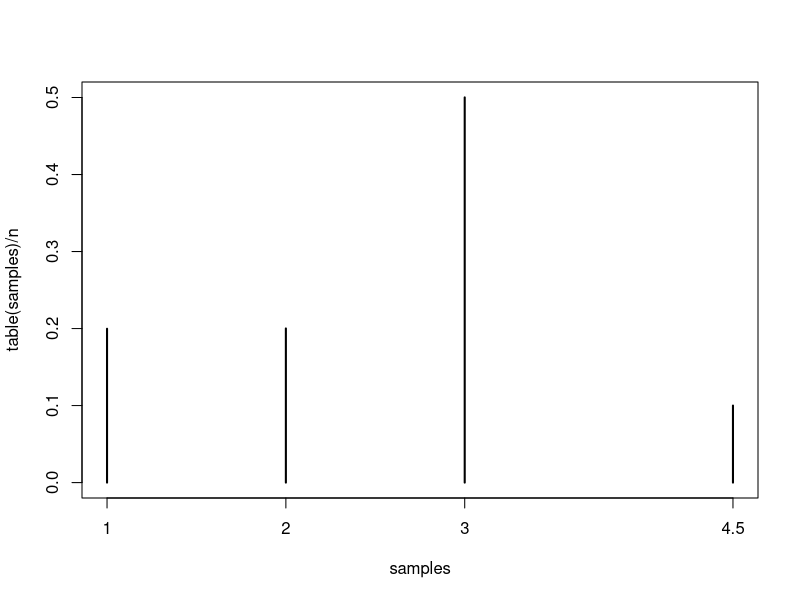
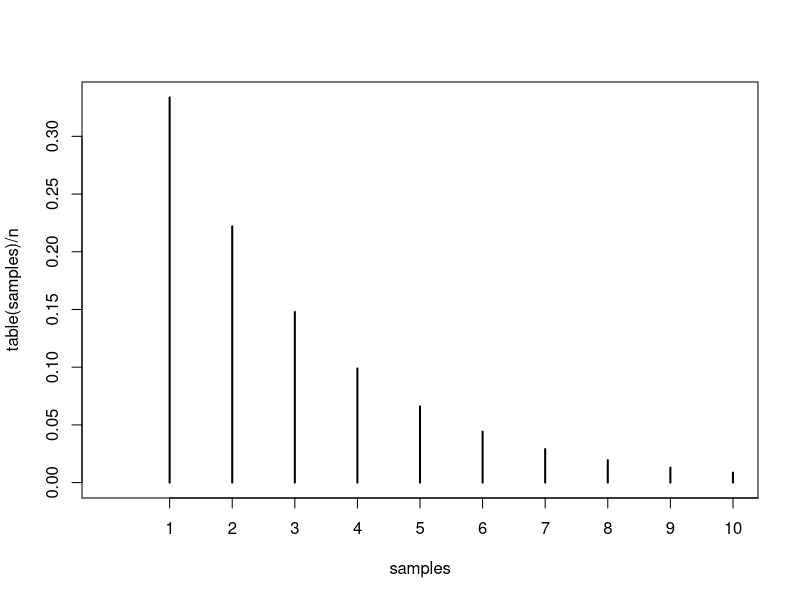
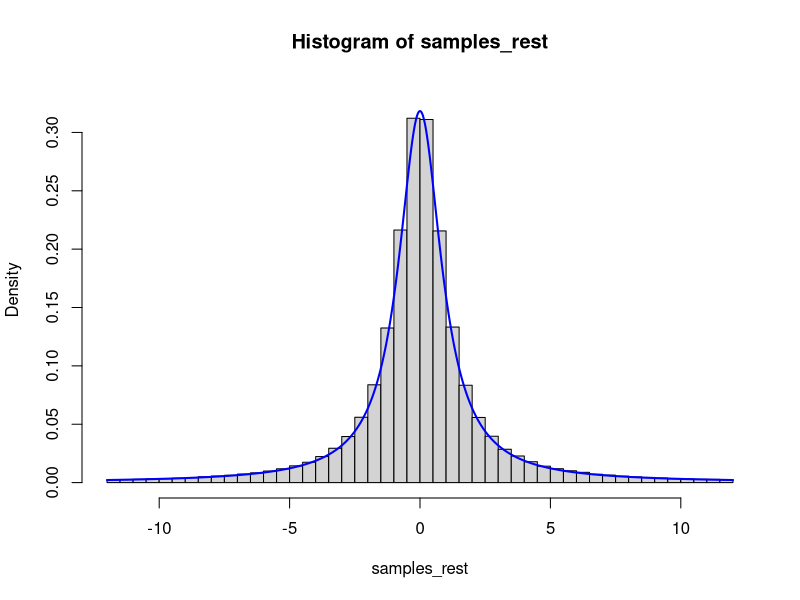

The R script that drew these images, in order:
## ---- chunk 1
rq1 <- function(n) {
  x <- c(1, 2, 3, 4.5)
  prob <- c(0.2, 0.2, 0.5, 0.1)
  cumprob <- cumsum(prob)
  unif <- runif(n)
  ifelse(unif <= cumprob[1], x[1],
  ifelse(unif <= cumprob[2], x[2],
  ifelse(unif <= cumprob[3], x[3], x[4])))
}
## ---- chunk 2
n <- 1e6
samples <- rq1(n)
plot(table(samples) / n)
## ---- chunk 3
rgeom2 <- function(n, p) {
  unif <- runif(n)
  ceiling(log(unif) / log(1 - p))
}

n <- 1e6
p <- 1/3
samples <- rgeom2(n, p)
plot(table(samples) / n, xlim = c(0, 10))
## ---- chunk 4
true <- (1 - p)^{1:8 - 1} * p
emp <- table(samples)[1:8] / n
round(rbind(true, emp), 4)
## ---- chunk 5
rcauchy2 <- function(n) {
  unif <- runif(n)
  tan(pi * (unif - 1/2))
}
## ---- chunk 6
n <- 1e6
samples <- rcauchy2(n)

samples_rest <- samples[abs(samples) < 12]
hist(samples_rest, probability = TRUE, ylim = c(0, 0.33), breaks = 48)
curve(1 / (pi * (1 + x^2)), add = TRUE, n = 1001, lwd = 2, col = "blue")
